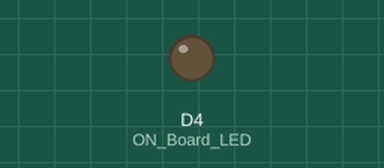
This sketch was run on a simulated ESP8266 (NodeMCU). Parts: output pins drawn as LEDs (lit = HIGH). WiFi joins after 1.5 s; servers stay silent unless stated.

Above: at 0.1 s.
At 1.3 s:
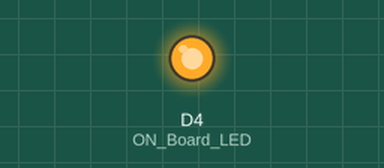
Timing chart, 0 to 2.8 s (numbered marks = the images above):
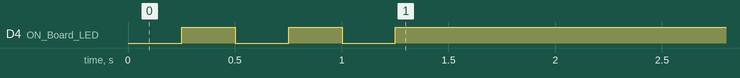

The sketch:

espcode.ino
```cpp
#include <ThingerESP8266.h>
#include <ESP8266WiFi.h>
#include <ArduinoJson.h>
#include <SoftwareSerial.h>
//D6 = Rx & D5 = Tx
SoftwareSerial nodemcu(D6, D5);

#define USERNAME "sunny_0315"
#define DEVICE_ID "sunny"
#define DEVICE_CREDENTIAL "nothing"

int heartbeat_value, spo2_value , ecg_value;
double temperature_value;
int test;


//timer
unsigned long previousMillis = 0;
unsigned long currentMillis;
const unsigned long period = 100;

const char* ssid = "MANIKYA RAO"; //--> Your wifi name or SSID.
const char* password = "no password";

#define ON_Board_LED 2
ThingerESP8266 thing(USERNAME, DEVICE_ID, DEVICE_CREDENTIAL);

void setup()
{
  nodemcu.begin(9600);
  Serial.begin(9600);
  test = 6;
  pinMode(ON_Board_LED, OUTPUT); //--> On Board LED port Direction output
  digitalWrite(ON_Board_LED, HIGH);
  WiFi.begin(ssid, password);
  while (WiFi.status() != WL_CONNECTED) {
    digitalWrite(ON_Board_LED, LOW);
    delay(250);
    digitalWrite(ON_Board_LED, HIGH);
    delay(250);
  }
  digitalWrite(ON_Board_LED, HIGH);
  thing.add_wifi(ssid, password);
  thing["dht11"] >> [](pson & out) {
    out["temperature"] = temperature_value;
    out["heartbeat"] = heartbeat_value;
    out["spo2"] = spo2_value;
    out["ecg"] = ecg_value;
    out["test"] = test;
  };

}

void loop()
{
  currentMillis = millis();

  if ((currentMillis - previousMillis >= period)) {

    thing.handle();

    StaticJsonBuffer<1000> jsonBuffer;
    JsonObject& doc = jsonBuffer.parseObject(nodemcu);

    if (doc == JsonObject::invalid()) {
      //Serial.println("Invalid Json Object");
      jsonBuffer.clear();
      return;
    }
    Serial.println("JSON Object Recieved");
    Serial.print("Recieved Humidity:  ");
    heartbeat_value = doc["bpm"];
    spo2_value = doc["spo2"];
    temperature_value = doc["temperature"];
    ecg_value = doc["ecgvalue"];

    previousMillis = previousMillis + period;
  }
}
```
